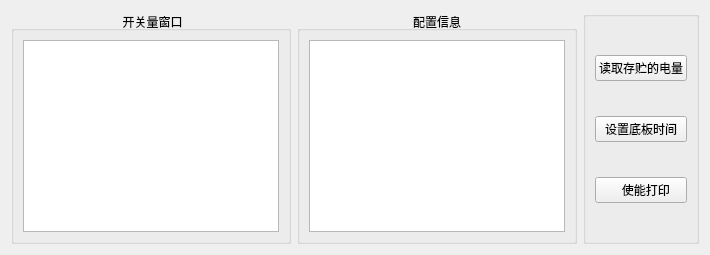
       <widget class="QWidget" name="tab_4">
        <attribute name="title">
         <string> 其他参数</string>
        </attribute>
        <layout class="QHBoxLayout" name="horizontalLayout_5">
         <item>
          <widget class="QGroupBox" name="groupBox_11">
           <property name="title">
            <string> 开关量窗口</string>
           </property>
           <property name="alignment">
            <set>Qt::AlignCenter</set>
           </property>
           <layout class="QGridLayout" name="gridLayout_16">
            <item row="0" column="0">
             <widget class="QTableView" name="tableView_switch">
              <property name="styleSheet">
               <string notr="true">font: 75 12pt &quot;微软雅黑&quot;;</string>
              </property>
             </widget>
            </item>
           </layout>
          </widget>
         </item>
         <item>
          <widget class="QGroupBox" name="groupBox_10">
           <property name="title">
            <string>配置信息</string>
           </property>
           <property name="alignment">
            <set>Qt::AlignCenter</set>
           </property>
           <layout class="QGridLayout" name="gridLayout_15">
            <item row="0" column="0">
             <widget class="QTableView" name="tableView_config">
              <property name="styleSheet">
               <string notr="true">font: 75 12pt &quot;微软雅黑&quot;;</string>
              </property>
             </widget>
            </item>
           </layout>
          </widget>
         </item>
         <item>
          <widget class="QGroupBox" name="groupBox_13">
           <property name="title">
            <string/>
           </property>
           <layout class="QVBoxLayout" name="verticalLayout_6">
            <item>
             <widget class="QPushButton" name="pushButton_readbatterinf">
              <property name="text">
               <string>读取存贮的电量</string>
              </property>
             </widget>
            </item>
            <item>
             <widget class="QPushButton" name="pushButton_set_time">
              <property name="text">
               <string>设置底板时间</string>
              </property>
             </widget>
            </item>
            <item>
             <widget class="QPushButton" name="pushButton_enable_printf">
              <property name="text">
               <string>   使能打印</string>
              </property>
             </widget>
            </item>
           </layout>
          </widget>
         </item>
        </layout>
       </widget>
